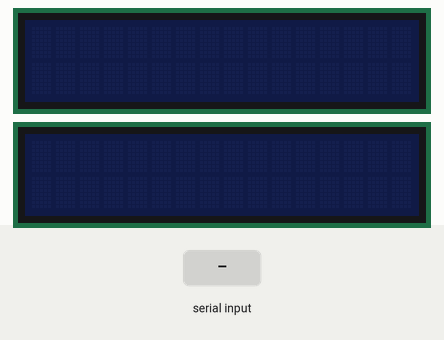
Simulated run of this sketch. Board: Arduino Uno, built with avr-gcc and run on an emulated ATmega328P. Shown: 2 × 16×2 character LCD. Inputs (shaded band) come from the test bench. What the sketch prints to the serial monitor is not drawn.

Above: at 1.3 s.
1.4 s: "1" received over Serial
At 1.56 s:
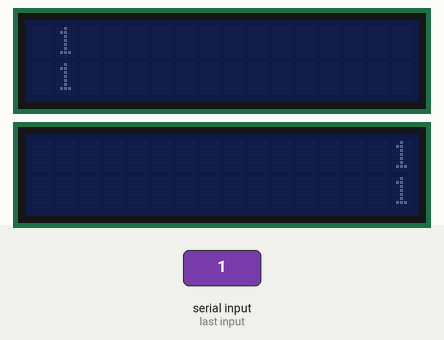
At 1.96 s:
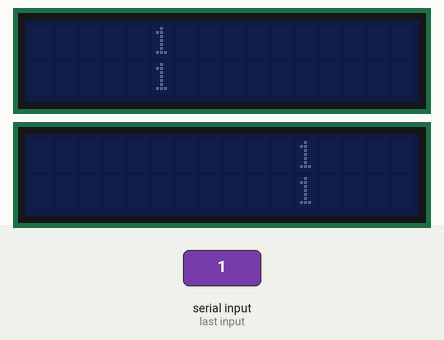
Timing chart, 0 to 4.4 s (numbered marks = the images above; inputs shaded):
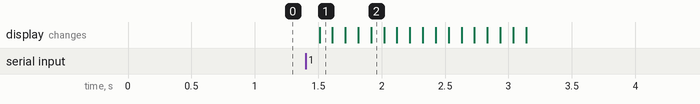

Measured:
- after the input at 1.4 s, the display: changes after 0.11 s (image 1)

The sketch:

Capston_challenge_4.ino
```cpp
#include <Wire.h>
#include <LiquidCrystal_I2C.h>

LiquidCrystal_I2C lcdOne(0x27, 16, 2);
LiquidCrystal_I2C lcdTwo(0x26, 16, 2);

void setup() {
  Serial.begin(9600);
  Wire.begin();
  lcdOne.init();
  lcdTwo.init();
//  find_address();
}

bool isRun = false;

void loop() {

  if(Serial.available())
  {
     delay(100);
     int len = Serial.available();
     char* words = (char *)malloc(sizeof(char) * len);
     Serial.readBytes(words, len);

     Serial.println(words);
     lcdOne.setCursor(0, 0);
     lcdOne.print(words);

     lcdOne.setCursor(0, 1);
     lcdOne.print(words);

     lcdTwo.setCursor(16, 0);
     lcdTwo.print(words);

     lcdTwo.setCursor(16, 1);
     lcdTwo.print(words);

     isRun = true;
  }

  if(isRun)
  {
    lcdOne.scrollDisplayRight();
    lcdTwo.scrollDisplayLeft();
    delay(100);
  }
}

void find_address()
{
  Serial.println ();
  Serial.println ("I2C scanner. Scanning ...");
  byte count = 0;

  for (byte i = 8; i < 120; i++)
  {
    Wire.beginTransmission (i);
    if (Wire.endTransmission () == 0)
    {
      Serial.print ("Found address: ");
      Serial.print (i, DEC);
      Serial.print (" (0x");
      Serial.print (i, HEX);
      Serial.println (")");
      count++;
    } // end of good response
  } // end of for loop
  Serial.println ("Done.");
  Serial.print ("Found ");
  Serial.print (count, DEC);
  Serial.println (" device(s).");
  // end of setup
}
```
